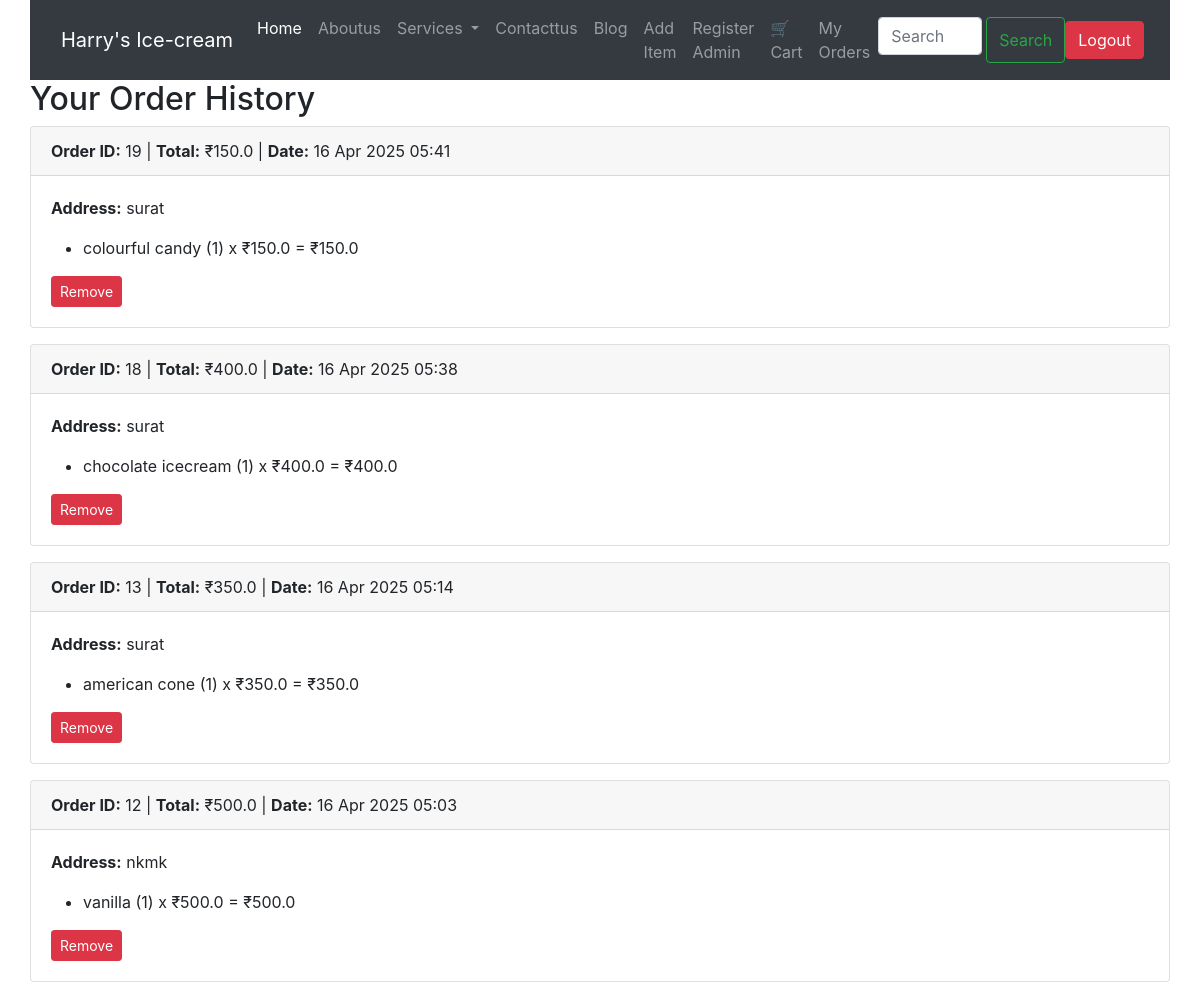
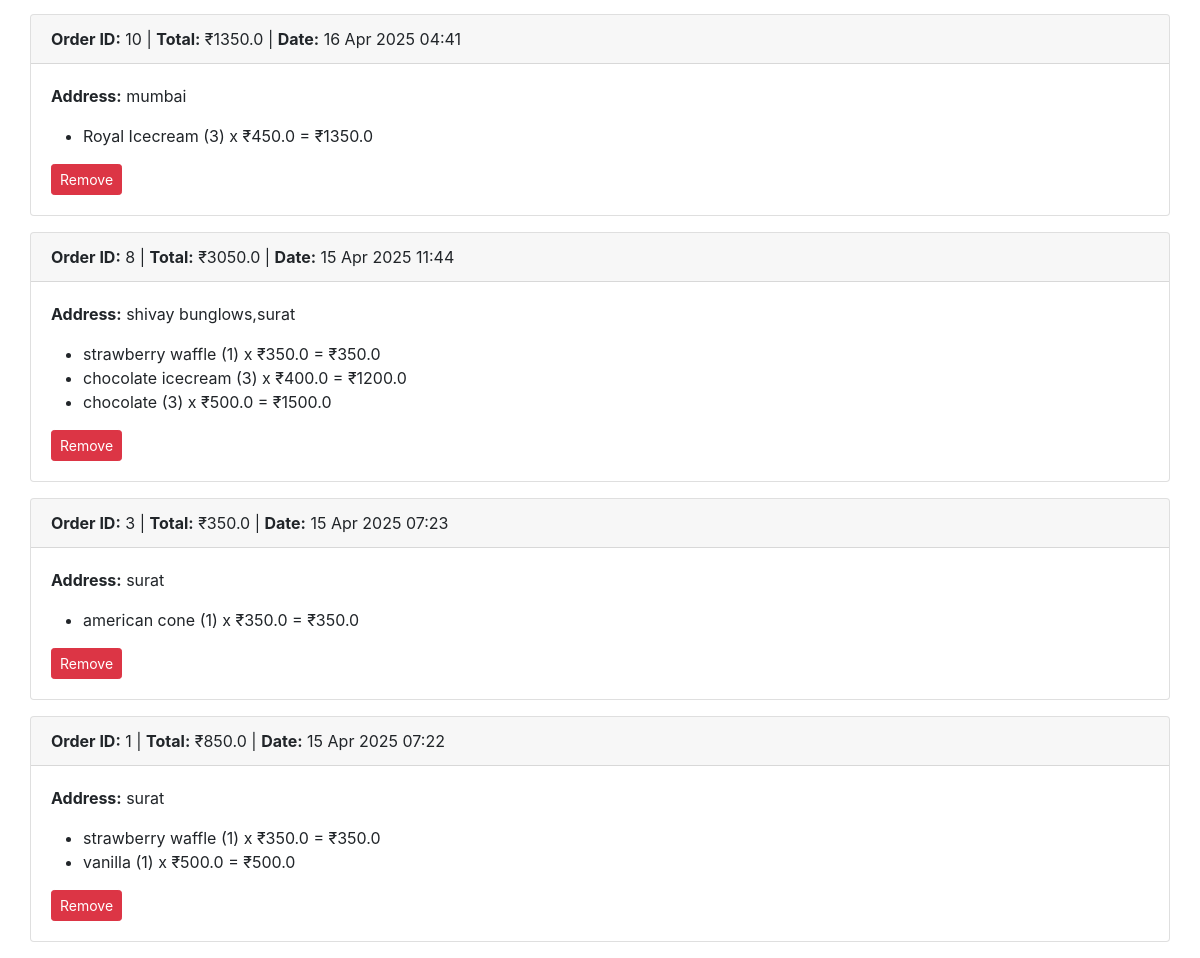
The page /orders/ (signed in) on the database its author committed (2 pictures, top to bottom).
### my_app/models.py (models this page shows, shortened)
class Order(models.Model):
    user = models.ForeignKey(User, on_delete=models.CASCADE)
    created_at = models.DateTimeField(auto_now_add=True)
    address = models.TextField()
    total_amount = models.FloatField()

class OrderItem(models.Model):
    order = models.ForeignKey(Order, on_delete=models.CASCADE)
    icecream = models.ForeignKey('Icecream', on_delete=models.CASCADE)
    quantity = models.PositiveIntegerField()
    price = models.FloatField()
    @property
    def total_price(self):
        return self.quantity * self.price

class Icecream(models.Model):
    CATEGORY_CHOICES = [
        ('Icecream', 'Icecream'),
        ('Softy', 'Softy'),
        ('Milkshake', 'Milkshake'),
    ]
    name = models.CharField(max_length=100)
    description = models.TextField()
    image = models.ImageField(upload_to='icecream_images/', null=True, blank=True)
    price = models.DecimalField(max_digits=6, decimal_places=2)
    added_by = models.ForeignKey(User, on_delete=models.CASCADE, null=True, blank=True)
    category = models.CharField(max_length=100, choices=CATEGORY_CHOICES)

### my_app/views.py (the view)
# urls.py: path('orders/', views.order_history, name='order_history'),
@login_required
def order_history(request):
    orders = Order.objects.filter(user=request.user).order_by('-created_at')
    return render(request, 'order_history.html', {'orders': orders})

### templates/order_history.html (shortened to what this page needs)
{% extends "base.html" %}
{% block content %}
<h2>Your Order History</h2>
{% if orders %}
  {% for order in orders %}
    <div class="card mb-3">
      <div class="card-header">
        <strong>Order ID:</strong> {{ order.id }} |
        <strong>Total:</strong> ₹{{ order.total_amount }} |
        <strong>Date:</strong> {{ order.created_at|date:"d M Y H:i" }}
      </div>
      <div class="card-body">
        <p><strong>Address:</strong> {{ order.address }}</p>
        <ul>
          {% for item in order.orderitem_set.all %}
            <li>
                {{ item.icecream.name }} ({{ item.quantity }}) x ₹{{ item.price }} = ₹{{ item.total_price }}
            </li>
          {% endfor %}
        </ul>
        <a href="{% url 'delete_order' order.id %}" class="btn btn-danger btn-sm">Remove</a>
      </div>
    </div>
  {% endfor %}
{% else %}
  <p>No orders yet.</p>
{% endif %}
{% endblock content %}

### rows shown on the page
Order: id "19", total_amount "150.0", created_at "16 Apr 2025 05:41", address "surat"
OrderItem: icecream.name "colourful candy", quantity "1", price "150.0", total_price "150.0"
Order: id "18", total_amount "400.0", created_at "16 Apr 2025 05:38", address "surat"
OrderItem: icecream.name "chocolate icecream", quantity "1", price "400.0", total_price "400.0"
Order: id "13", total_amount "350.0", created_at "16 Apr 2025 05:14", address "surat"
OrderItem: icecream.name "american cone", quantity "1", price "350.0", total_price "350.0"
Order: id "12", total_amount "500.0", created_at "16 Apr 2025 05:03", address "nkmk"
OrderItem: icecream.name "vanilla", quantity "1", price "500.0", total_price "500.0"
Order: id "10", total_amount "1350.0", created_at "16 Apr 2025 04:41", address "mumbai"
OrderItem: icecream.name "Royal Icecream", quantity "3", price "450.0", total_price "1350.0"
Order: id "8", total_amount "3050.0", created_at "15 Apr 2025 11:44", address "shivay bunglows,surat"
OrderItem: icecream.name "strawberry waffle", quantity "1", price "350.0", total_price "350.0"
OrderItem: icecream.name "chocolate icecream", quantity "3", price "400.0", total_price "1200.0"
OrderItem: icecream.name "chocolate", quantity "3", price "500.0", total_price "1500.0"
Order: id "3", total_amount "350.0", created_at "15 Apr 2025 07:23", address "surat"
OrderItem: icecream.name "american cone", quantity "1", price "350.0", total_price "350.0"
Order: id "1", total_amount "850.0", created_at "15 Apr 2025 07:22", address "surat"
OrderItem: icecream.name "strawberry waffle", quantity "1", price "350.0", total_price "350.0"
OrderItem: icecream.name "vanilla", quantity "1", price "500.0", total_price "500.0"
